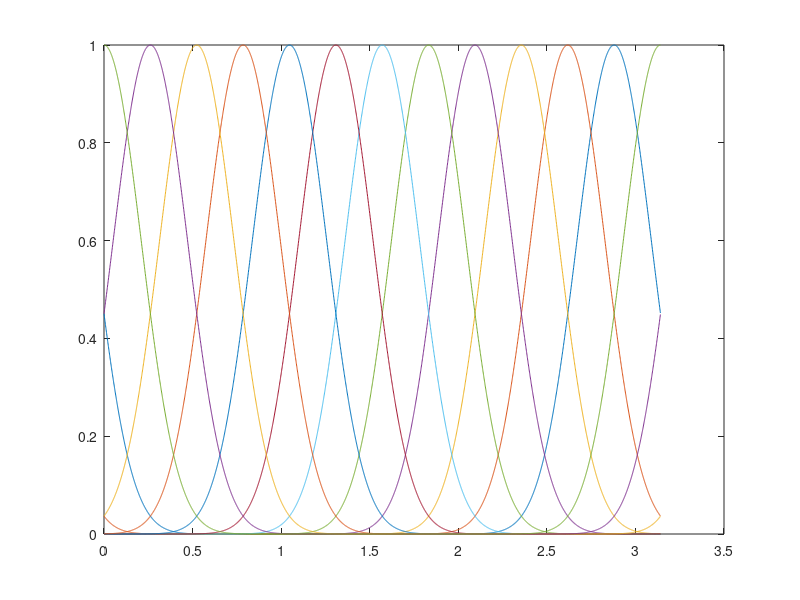
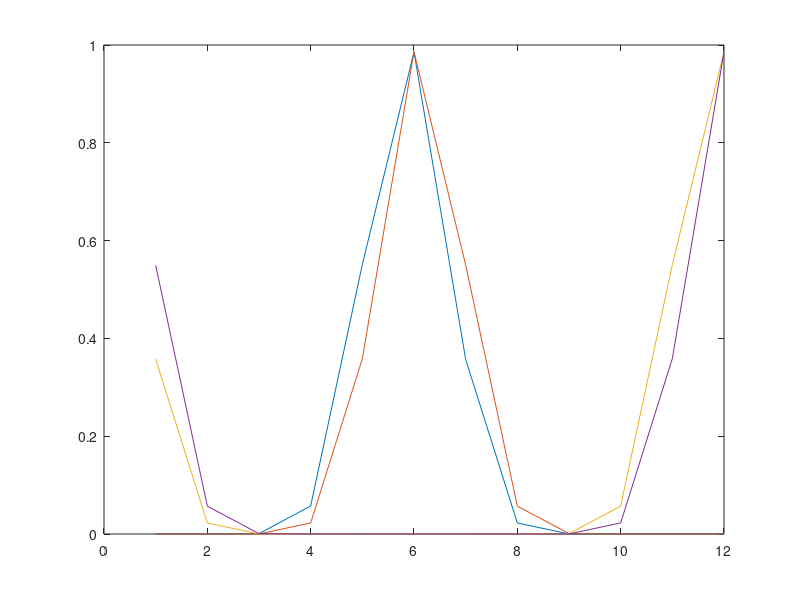

MATLAB code for these plots, in order: (Note: this script raises an error after producing the figures.)
% ideal_response_vector.m
%
% calculate responses of raised cosine RFs to stimuli

%% setup
nRF = 12;
tilt = 2*pi/180;
step = .001;

stim = [pi/2+tilt pi/2-tilt tilt pi-tilt]; % V-CCW V-CW H-CCW H-CW
% stim = [pi/2+tilt pi/2-tilt]; % V-CCW V-CW

theta = 0:step:pi;

%% make RFs
for iRF = 1:nRF
    rf(:,iRF) = abs(cos(theta + iRF*pi/nRF).^(2*nRF-1));
end

%% find intersection of RFs with stim
for iS = 1:numel(stim)
    idx(iS) = find(abs(theta-stim(iS))==min(abs(theta-stim(iS))));
end

%% get RF responses to each stim
for iS = 1:numel(stim)
    resp(iS,:) = rf(idx(iS),:);
end

%% show results
disp(resp)

figure
plot(theta,rf)

figure
plot(resp')

%% save
save(sprintf('rf/resp_stim%d_rf%d.mat',numel(stim),nRF), 'nRF','stim','resp','theta','rf')

%% project random point to line defined by RF responses to a stim
ndimtoplot = '3d';
switch ndimtoplot
    case '2d'
        % example with just 2 RFs
        resp2 = resp(1:2,[2 4]);
        center = mean(resp2,1);
        sampleResp = rand(1,2);
        
        % p = polyfit(resp2(:,1),resp2(:,2),1);
        % x1 = linspace(-1,1);
        % y1 = polyval(p,x1);
        % sampleProj = distance2curve([x1; y1]', sampleResp);
        
        m = diff(resp2,1);
        extreme(1,:) = center - m*10;
        extreme(2,:) = center + m*10;
        sampleProj = distance2curve(extreme, sampleResp);
        
        figure
        hold on
        plot(resp2(:,1),resp2(:,2),'.','MarkerSize',20);
        % plot(x1, y1);
        plot(center(1),center(2),'.k','MarkerSize',20)
        plot(extreme(:,1),extreme(:,2),'.','MarkerSize',20)
        plot(sampleResp(1),sampleResp(2),'.r','MarkerSize',20)
        plot(sampleProj(1),sampleProj(2),'.r','MarkerSize',20)
        axis equal
        
        % in direction of stim 1 or stim 2?
        distCenter = norm(center-sampleProj);
        sampleDir = sign(sampleProj(1)-center(1));
        respDir = sign(resp2(:,1)-center(1));
        evidence = (-1)^(find(respDir==sampleDir))*distCenter; % negative favors stim 1, positive favors stim 2
        
    case '3d'
        % example with 3 RFs
        resp3 = resp(:,[1 2 4]);
        center = mean(resp3,1);
        sampleResp = rand(1,3);
        
        m = diff(resp3,1);
        extreme(1,:) = center - m*10;
        extreme(2,:) = center + m*10;
        sampleProj = distance2curve(extreme, sampleResp);
        
        figure
        hold on
        plot3(resp3(:,1),resp3(:,2),resp3(:,3),'.');
        plot3(center(1),center(2),center(3),'.k')
        plot3(extreme(:,1),extreme(:,2),extreme(:,3),'.')
        plot3(sampleResp(1),sampleResp(2),sampleResp(3),'.r')
        plot3(sampleProj(1),sampleProj(2),sampleProj(3),'.r')
        grid on
        
        % in direction of stim 1 or stim 2?
        distCenter = norm(center-sampleProj);
        sampleDir = sign(sampleProj(1)-center(1));
        respDir = sign(resp3(:,1)-center(1));
        evidence = (-1)^(find(respDir==sampleDir))*distCenter; % negative favors stim 1, positive favors stim 2
end
disp(evidence)


